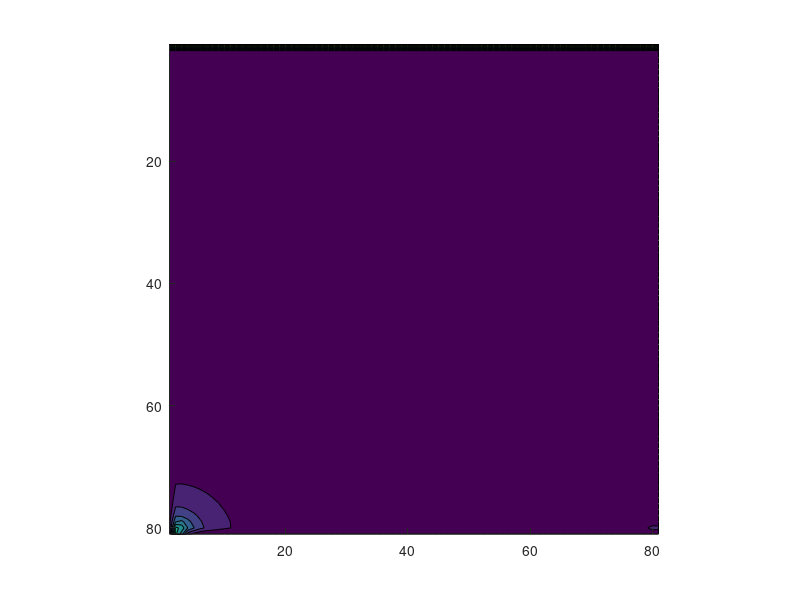

Recreate this plot in MATLAB.
%m_grid=xlsread('result.csv', 'A1:AO41');
%m_grid=xlsread('result.csv', 'A1:CC81');
%m_grid=xlsread('result.csv', 'A1:FE161');
%m_grid=xlsread('result.csv', 'A1:IG241');

load u.dat
load v.dat
load velocity.dat
load p.dat
velocity=(u.^2+v.^2).^0.5;

% figure(1)
% contourf(u);
% set(gca,'Ydir','reverse')
% axis square
% figure(2)
% contourf(v);
% set(gca,'Ydir','reverse')
% axis square
figure(3)
hold on
contourf(velocity);
%quiver(u(1:10:end),v(1:10:end));
set(gca,'Ydir','reverse')
axis square
hold off
% figure(4)
% contourf(p);
% set(gca,'Ydir','reverse')
% axis square